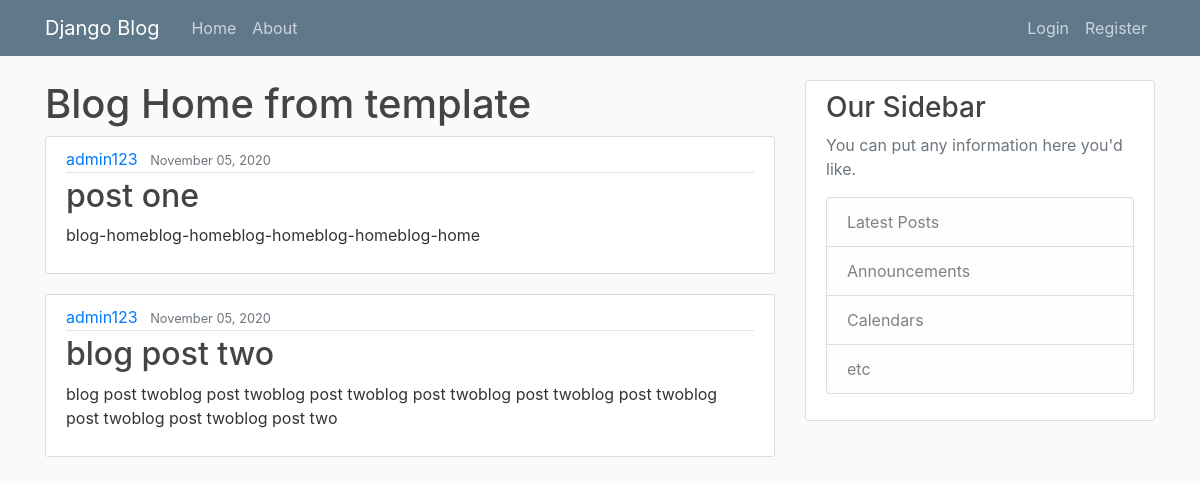
The page / on the database its author committed.
### blog/models.py (models this page shows)
class Post(models.Model):
    title = models.CharField(max_length=100)
    content = models.TextField()
    date_posted = models.DateTimeField(default=timezone.now)
    author = models.ForeignKey(User, on_delete=models.CASCADE)

### blog/views.py (the view)
# urls.py: path('', views.home, name='blog-home'),
def home(request):
    context = {
        'posts': Post.objects.all()
    }
    return render(request,'blog/home.html',context)

### blog/templates/blog/home.html
{% extends "blog/base.html" %}
{% block content %}
    <h1>Blog Home from template</h1>
    {% for post in posts %}
        <article class="media content-section">
            <div class="media-body">
            <div class="article-metadata">
                <a class="mr-2" href="#">{{ post.author }}</a>
                <small class="text-muted">{{ post.date_posted|date:"F d, Y"}}</small>
            </div>
            <h2><a class="article-title" href="#">{{ post.title }}</a></h2>
            <p class="article-content">{{ post.content }}</p>
            </div>
      </article>
    {% endfor %}
{% endblock content %}

### blog/templates/blog/base.html (shortened to what this page needs)
{% load static %}
<!DOCTYPE html>
<html>
<head>
    <link rel="stylesheet" href="https://maxcdn.bootstrapcdn.com/bootstrap/4.0.0/css/bootstrap.min.css">
    <link rel="stylesheet" type="text/css" href="{% static 'blog/main.css' %}">
</head>
<body>
    <header class="site-header">
      <nav class="navbar navbar-expand-md navbar-dark bg-steel fixed-top">
        <div class="container">
          <a class="navbar-brand mr-4" href="{% url 'blog-home' %}">Django Blog</a>
          <div class="collapse navbar-collapse" id="navbarToggle">
            <div class="navbar-nav mr-auto">
              <a class="nav-item nav-link" href="{% url 'blog-home' %}">Home</a>
              <a class="nav-item nav-link" href="{% url 'blog-about' %}">About</a>
            </div>
            <div class="navbar-nav">
              <a class="nav-item nav-link" href="#">Login</a>
              <a class="nav-item nav-link" href="#">Register</a>
            </div>
          </div>
        </div>
      </nav>
    </header>
    <main role="main" class="container">
      <div class="row">
        <div class="col-md-8">
          {% block content %}{% endblock %}
        </div>
        <div class="col-md-4">
          <div class="content-section">
            <h3>Our Sidebar</h3>
            <p class='text-muted'>You can put any information here you'd like.
              <ul class="list-group">
                <li class="list-group-item list-group-item-light">Latest Posts</li>
                <li class="list-group-item list-group-item-light">Announcements</li>
                <li class="list-group-item list-group-item-light">Calendars</li>
                <li class="list-group-item list-group-item-light">etc</li>
              </ul>
            </p>
          </div>
        </div>
      </div>
    </main>
</body>
</html>

### blog/static/blog/main.css (style rules this page uses)
body { background: #fafafa; color: #333333; margin-top: 5rem; }
h1, h2, h3, h4, h5, h6 { color: #444444; }
ul { margin: 0; }
.bg-steel { background-color: #5f788a; }
.site-header .navbar-nav .nav-link { color: #cbd5db; }
.content-section { background: #ffffff; padding: 10px 20px; border: 1px solid #dddddd; border-radius: 3px; margin-bottom: 20px; }
.article-title { color: #444444; }
.article-content { white-space: pre-line; }
.article-metadata { padding-bottom: 1px; margin-bottom: 4px; border-bottom: 1px solid #e3e3e3 }

### rows shown on the page
Post: author "admin123", date_posted "November 05, 2020", title "post one", content "blog-homeblog-homeblog-homeblog-homeblog-home"
Post: author "admin123", date_posted "November 05, 2020", title "blog post two", content "blog post twoblog post twoblog post twoblog post twoblog post twoblog post twoblog post twoblog post twoblog post two"
